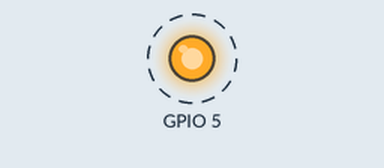
This sketch was run on a simulated ESP8266 (NodeMCU). On the bench: output pins drawn as LEDs (lit = HIGH). Dashed ring = blinking.

Above: at 0.5 s.
Timing chart, 0 to 4.6 s (numbered marks = the images above):
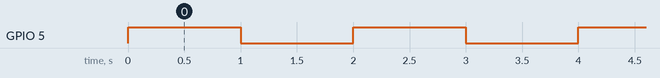

Measured:
- by itself, GPIO 5: alternates HIGH for 1.0 s and LOW for 1.0 s

The sketch:

blink.ino
```cpp
void setup(void) {
  //Configura o pino digital para saida/output
  pinMode(5, OUTPUT);
  digitalWrite(5, LOW);
}

void loop(void) {
  //envia o comando de escrita no pino digital
  digitalWrite(5, HIGH);
  //funcao de pausa/delay em mili-segundos
  delay(1000);
  digitalWrite(5, LOW);
  delay(1000);
}
```
